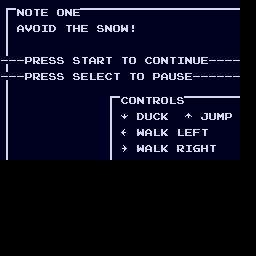

Tiled map render using the project's own tile images. Description and the whole map definition, tile-layer contents included, below:
An orthogonal 32x32 tile map with 8x8 px tiles, 1 tile layer (Tile Layer 1).

<map version="1.10" tiledversion="1.11.2" orientation="orthogonal" renderorder="right-down" width="32" height="32" tilewidth="8" tileheight="8" infinite="0" nextlayerid="2" nextobjectid="1">
 <editorsettings>
  <export target="gameInstructions2.c" format="gba" />
 </editorsettings>
 <tileset firstgid="1" source="dialogueFont.tsx" />
 <layer id="1" name="Tile Layer 1" width="32" height="32">
  <data encoding="csv">
258,258,258,258,258,258,258,258,258,258,258,258,258,258,258,258,258,258,258,258,258,258,258,258,258,258,258,258,258,258,0,0,
293,232,129,130,135,101,226,130,129,101,231,231,231,231,232,231,231,231,231,231,231,231,231,231,231,231,231,231,231,231,0,0,
293,258,258,258,258,258,258,258,258,258,258,258,258,258,258,258,258,258,258,258,258,258,258,258,258,258,258,258,258,258,0,0,
293,258,97,137,130,105,100,226,135,104,101,226,134,129,130,138,168,226,226,226,258,226,226,226,226,226,226,226,258,258,0,0,
293,258,225,226,225,225,225,225,225,225,225,225,225,225,225,225,225,225,258,226,226,226,226,226,226,226,258,258,258,258,0,0,
293,258,225,226,226,226,226,226,226,226,226,226,226,226,226,226,226,226,226,226,226,258,258,258,258,258,258,258,258,258,0,0,
293,258,225,225,225,225,225,225,225,225,225,225,225,225,225,225,225,225,258,258,258,258,258,258,258,258,258,258,258,258,0,0,
39,39,39,131,133,101,134,134,225,134,135,97,133,135,225,135,130,225,99,130,129,135,105,129,136,101,39,39,39,39,0,0,
293,290,290,290,290,290,290,290,290,290,290,290,290,290,225,225,225,290,290,290,290,290,290,290,290,290,290,290,290,258,0,0,
39,39,39,131,133,101,134,134,290,134,101,108,101,99,135,290,135,130,290,131,97,136,134,101,39,39,39,39,39,39,0,0,
293,290,290,290,290,290,290,290,290,258,258,258,258,258,258,258,258,258,258,258,258,290,290,290,290,290,290,290,290,273,0,0,
293,290,290,290,290,290,290,290,290,290,290,290,290,290,290,290,290,290,290,290,290,290,290,290,290,290,290,290,290,273,0,0,
293,290,290,290,290,290,290,290,290,290,290,290,290,293,232,99,130,129,135,133,130,108,134,232,232,232,232,232,232,232,0,0,
293,290,290,290,290,290,290,290,290,290,290,290,290,293,290,290,290,290,290,290,290,290,290,290,290,290,290,290,290,273,0,0,
293,290,290,290,290,290,290,290,290,290,290,290,290,293,290,3,258,100,136,99,107,258,258,5,258,106,136,109,131,258,0,0,
293,290,290,290,290,290,290,290,290,290,290,290,290,293,290,258,258,258,258,258,258,258,258,258,258,258,258,258,258,258,0,0,
293,290,290,290,290,290,290,290,290,290,290,290,290,293,290,6,258,138,97,108,107,258,108,101,102,135,258,258,258,258,0,0,
293,290,290,290,290,290,290,290,290,290,290,290,290,293,290,258,258,258,258,258,258,258,258,258,258,258,258,258,258,258,0,0,
293,290,290,290,290,290,290,290,290,290,290,290,290,293,290,4,290,138,97,108,107,258,133,105,103,104,135,290,290,290,0,0,
293,273,273,273,273,273,273,273,273,273,273,273,273,293,273,273,273,273,273,273,273,273,273,273,273,273,273,273,273,273,0,0,
0,0,0,0,0,0,0,0,0,0,0,0,0,0,0,0,0,0,0,0,0,0,0,0,0,0,0,0,0,0,0,0,
0,0,0,0,0,0,0,0,0,0,0,0,0,0,0,0,0,0,0,0,0,0,0,0,0,0,0,0,0,0,0,0,
0,0,0,0,0,0,0,0,0,0,0,0,0,0,0,0,0,0,0,0,0,0,0,0,0,0,0,0,0,0,0,0,
0,0,0,0,0,0,0,0,0,0,0,0,0,0,0,0,0,0,0,0,0,0,0,0,0,0,0,0,0,0,0,0,
0,0,0,0,0,0,0,0,0,0,0,0,0,0,0,0,0,0,0,0,0,0,0,0,0,0,0,0,0,0,0,0,
0,0,0,0,0,0,0,0,0,0,0,0,0,0,0,0,0,0,0,0,0,0,0,0,0,0,0,0,0,0,0,0,
0,0,0,0,0,0,0,0,0,0,0,0,0,0,0,0,0,0,0,0,0,0,0,0,0,0,0,0,0,0,0,0,
0,0,0,0,0,0,0,0,0,0,0,0,0,0,0,0,0,0,0,0,0,0,0,0,0,0,0,0,0,0,0,0,
0,0,0,0,0,0,0,0,0,0,0,0,0,0,0,0,0,0,0,0,0,0,0,0,0,0,0,0,0,0,0,0,
0,0,0,0,0,0,0,0,0,0,0,0,0,0,0,0,0,0,0,0,0,0,0,0,0,0,0,0,0,0,0,0,
0,0,0,0,0,0,0,0,0,0,0,0,0,0,0,0,0,0,0,0,0,0,0,0,0,0,0,0,0,0,0,0,
0,0,0,0,0,0,0,0,0,0,0,0,0,0,0,0,0,0,0,0,0,0,0,0,0,0,0,0,0,0,0,0
</data>
 </layer>
</map>
